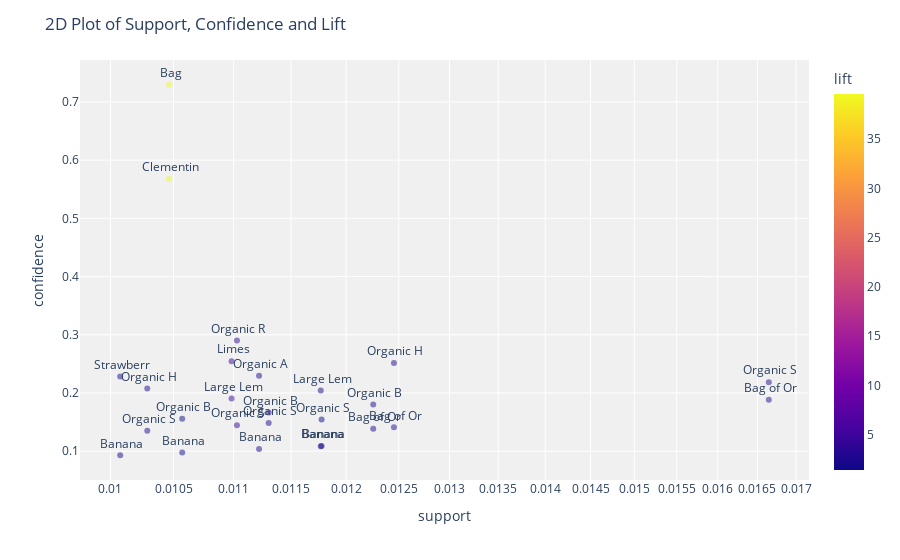

Notebook cell for this chart:
### Code cell
plot_model(rule_APRIORI, plot = '2d')

### Figure 1 — Plotly figure (JSON) as saved in the notebook; plotly's stock layout.template omitted (floating-point values rounded to 4 significant figures)
{"data": [{"customdata": [[" Organic Strawberries", " Bag of Organic Bananas"], [" Bag of Organic Bananas", " Organic Strawberries"], [" Organic Hass Avocado", " Bag of Organic Bananas"], [" Bag of Organic Bananas", " Organic Hass Avocado"], [" Organic Baby Spinach", " Bag of Organic Bananas"], [" Bag of Organic Bananas", " Organic Baby Spinach"], [" Banana", " Organic Strawberries"], [" Organic Strawberries", " Banana"], [" Banana", " Large Lemon"], [" Large Lemon", " Banana"], [" Organic Baby Spinach", " Organic Strawberries"], [" Organic Strawberries", " Organic Baby Spinach"], [" Organic Avocado", " Banana"], [" Banana", " Organic Avocado"], [" Organic Strawberries", " Organic Raspberries"], [" Organic Raspberries", " Organic Strawberries"], [" Limes", " Large Lemon"], [" Large Lemon", " Limes"], [" Organic Baby Spinach", " Banana"], [" Banana", " Organic Baby Spinach"], [" Bag", " Clementines"], [" Clementines", " Bag"], [" Organic Hass Avocado", " Organic Strawberries"], [" Organic Strawberries", " Organic Hass Avocado"], [" Strawberries", " Banana"], [" Banana", " Strawberries"]], "hovertemplate": "support=%{x}<br>confidence=%{y}<br>antecedents_short=%{text}<br>antecedents=%{customdata[0]}<br>consequents=%{customdata[1]}<br>lift=%{marker.color}<extra></extra>", "legendgroup": "", "marker": {"color": [2.474, 2.474, 2.847, 2.847, 2.042, 2.042, 1.428, 1.428, 1.886, 1.886, 2.184, 2.184, 2.12, 2.12, 3.808, 3.808, 4.419, 4.419, 1.437, 1.437, 39.57, 39.57, 2.728, 2.728, 2.11, 2.11], "coloraxis": "coloraxis", "opacity": 0.5, "symbol": "circle"}, "mode": "markers+text", "name": "", "orientation": "v", "showlegend": false, "text": [" Organic S", " Bag of Or", " Organic H", " Bag of Or", " Organic B", " Bag of Or", " Banana", " Organic S", " Banana", " Large Lem", " Organic B", " Organic S", " Organic A", " Banana", " Organic S", " Organic R", " Limes", " Large Lem", " Organic B", " Banana", " Bag", " Clementin", " Organic H", " Organic S", " Strawberr", " Banana"], "textposition": "top center", "type": "scatter", "x": [0.01665, 0.01665, 0.01245, 0.01245, 0.01226, 0.01226, 0.01178, 0.01178, 0.01177, 0.01177, 0.0113, 0.0113, 0.01122, 0.01122, 0.01103, 0.01103, 0.01098, 0.01098, 0.01057, 0.01057, 0.01046, 0.01046, 0.01029, 0.01029, 0.01008, 0.01008], "xaxis": "x", "y": [0.2185, 0.1884, 0.2515, 0.141, 0.1804, 0.1387, 0.1088, 0.1546, 0.1087, 0.2042, 0.1663, 0.1484, 0.2295, 0.1036, 0.1448, 0.29, 0.2546, 0.1906, 0.1556, 0.09764, 0.7295, 0.5676, 0.2078, 0.1351, 0.2284, 0.09307], "yaxis": "y"}], "layout": {"coloraxis": {"colorbar": {"title": {"text": "lift"}}, "colorscale": [[0, "#0d0887"], [0.1111, "#46039f"], [0.2222, "#7201a8"], [0.3333, "#9c179e"], [0.4444, "#bd3786"], [0.5556, "#d8576b"], [0.6667, "#ed7953"], [0.7778, "#fb9f3a"], [0.8889, "#fdca26"], [1, "#f0f921"]]}, "legend": {"tracegroupgap": 0}, "margin": {"t": 60}, "plot_bgcolor": "rgb(240,240,240)", "title": {"text": "2D Plot of Support, Confidence and Lift"}, "xaxis": {"anchor": "y", "domain": [0, 1], "title": {"text": "support"}, "type": "log", "range": [-2.011, -1.765], "autorange": true}, "yaxis": {"anchor": "x", "domain": [0, 1], "title": {"text": "confidence"}, "type": "linear", "range": [0.05318, 0.7694], "autorange": true}, "autosize": true}}
